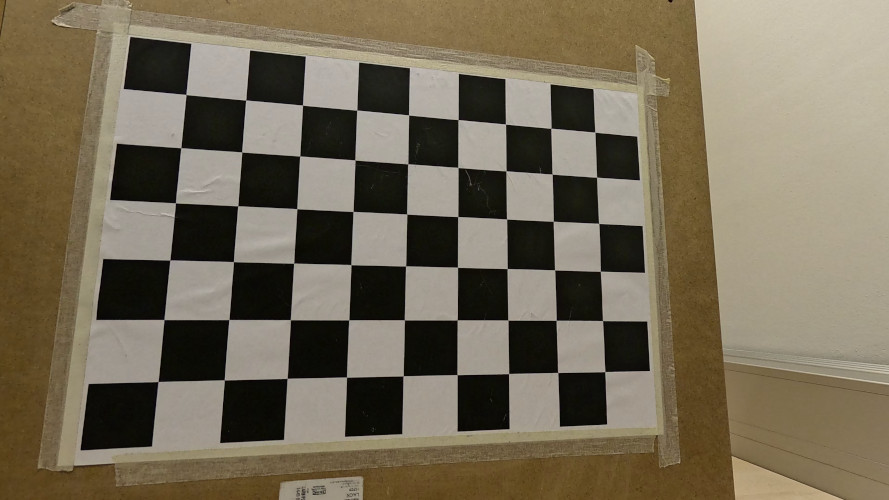
#> input picture A3-Features/image.jpg, 889 x 500 px
$ jupyter execute MV_A3.ipynb   (shell and % lines are left out)
#> lines starting #> are read from the running program, lines starting #| are printed output that depends on the picture
# Machine Vision
## Assignment 3 – Features

## Introduction

In this assignment you will implement the Harris corner detector from scratch. The goal is to understand how local image gradients are used to detect stable interest points. You will compute image gradients using 3x3 Sobel filters, form the second-moment matrix terms using a window function, compute the Harris response map, and finally detect corners using thresholding and non-maximum suppression. Fig. 1 below show the corners detected from a test image along with some intermediate results.

Before you start, it is recommended to study [**Lecture 4**](https://moodle.oulu.fi/mod/page/view.php?id=2209769), especially the section about Harris corners. You may also find the example notebook [**`LocalFeatures.ipynb`**](https://github.com/jtheikkila/mvis/blob/master/jupyter/LocalFeatures.ipynb) useful.

Let us start by reading an input image and converting it to grayscale:

[cell 1]
import cv2
import numpy as np
import matplotlib.pyplot as plt

# Load image
img_bgr = cv2.imread("image.jpg", cv2.IMREAD_COLOR)
#> img_bgr is the input picture: shape (500, 889, 3); mean B, G, R 87.8, 107.9, 118.1
img_rgb = cv2.cvtColor(img_bgr, cv2.COLOR_BGR2RGB)
gray = cv2.cvtColor(img_bgr, cv2.COLOR_BGR2GRAY)
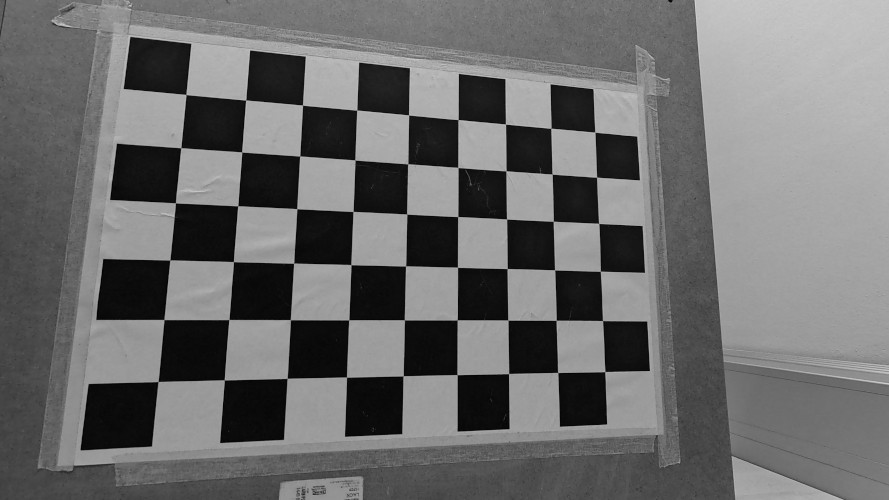
#> gray: shape (500, 889); min 0, max 210, mean 108.7
gray = gray.astype(np.float32) / 255.0

plt.figure(figsize=(6, 4))
plt.imshow(gray, cmap="gray")
plt.title("Grayscale image")
plt.axis("off")
plt.show()

## Task 1 – Image gradients <span style="color: red;">(0.5 points)</span>

In this task you will compute the horizontal and vertical image derivatives. These derivatives are the input for the Harris detector, so it is important that they are computed correctly. Use the following 3x3 Sobel kernels:
$$
\mathbf{S}_x = \frac{1}{K}
\begin{bmatrix}
-1 & 0 & 1\\
-2 & 0 & 2\\
-1 & 0 & 1
\end{bmatrix},
\qquad
\mathbf{S}_y = \frac{1}{K}
\begin{bmatrix}
-1 & -2 & -1\\
0 & 0 & 0\\
1 & 2 & 1
\end{bmatrix}.
\tag{1}
$$

The grayscale image `gray` should be filtered with these kernels using [**`cv2.filter2D`**](https://docs.opencv.org/4.x/d4/d86/group__imgproc__filter.html#ga27c049795ce870216ddfb366086b5a04) to obtain $I_x$ and $I_y$.

### Instructions
- Define the 3×3 Sobel kernels $\mathbf{S}_x$ and $\mathbf{S}_y$ from Eq. (1). Set $K=8$.
- Compute $I_x$ and $I_y$ using [**`cv2.filter2D`**](https://docs.opencv.org/4.x/d4/d86/group__imgproc__filter.html#ga27c049795ce870216ddfb366086b5a04). Set `ddepth=-1` to keep the result as float32.
- The sample notebook [**`Texture.ipynb`**](https://github.com/jtheikkila/mvis/blob/master/jupyter/Texture.ipynb) provides an example of using `cv2.filter2D`.

[cell 2]
def image_gradients(gray):
    # Input: 2D float32 grayscale image (H, W)
    # Output: Ix, Iy (float32), same shape as gray

    # ---------- YOUR CODE STARTS HERE -----------
    Sx=(1/8) * np.array([[-1,0,1],
                 [-2,0,2],
                 [-1,0,1],
                 ],dtype=np.float32)

    Sy=(1/8) * np.array([[-1,-2,-1],
                 [0,0,0],
                 [1,2,1],
                 ],dtype=np.float32)

    Ix = cv2.filter2D(gray, -1, Sx)
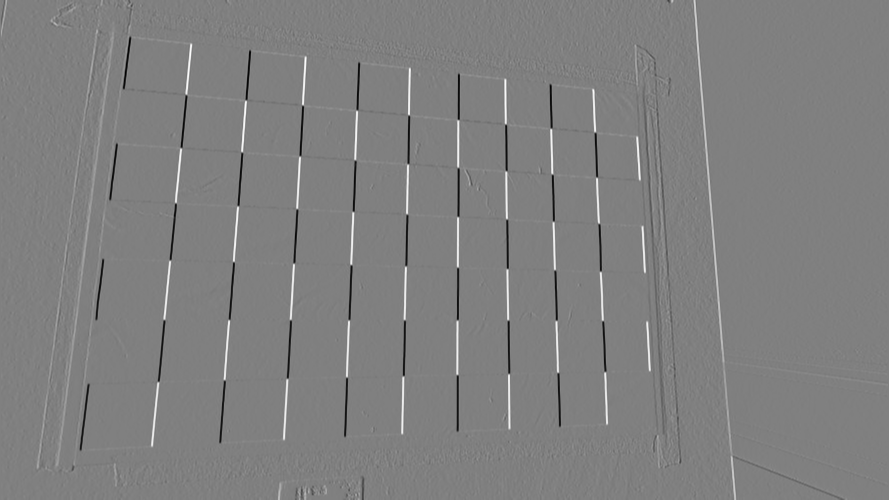
#> Ix: shape (500, 889) float32; min -0.346, max 0.343, mean 0.000362; drawn with min black and max white
    Iy = cv2.filter2D(gray, -1, Sy)
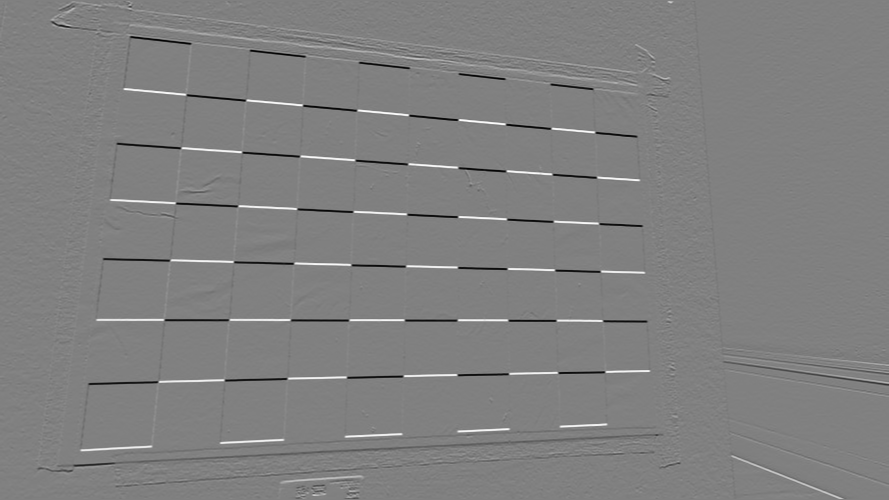
#> Iy: shape (500, 889) float32; min -0.334, max 0.328, mean -0.000324; drawn with min black and max white

    # ----------- YOUR CODE ENDS HERE ------------

    return Ix, Iy

[cell 3]
# LEAVE EMPTY

Run the code below to compute and visualize the image gradients. The result should look the same as in Fig. 1b.

[cell 4]
Ix, Iy = image_gradients(gray)

plt.figure(figsize=(12, 4))

plt.subplot(1, 2, 1)
vmax = np.max(np.abs(Ix))
#> vmax = 0.346
plt.imshow(Ix, cmap="seismic", vmin=-vmax, vmax=vmax)
plt.title("Gradients $I_x$")
plt.axis("off")

plt.subplot(1, 2, 2)
vmax = np.max(np.abs(Iy))
#> vmax = 0.334
plt.imshow(Iy, cmap="seismic", vmin=-vmax, vmax=vmax)
plt.title("Gradients $I_y$")
plt.axis("off")
plt.show()
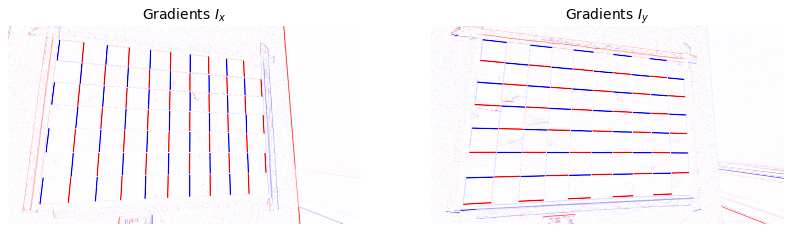
#> figure drawn by matplotlib, 2 panels

## Task 2 – Corner responses <span style="color: red;">(1.0 point)</span>

In this task you will compute the Harris corner responses $R$ defined as:
$$
R = \det(\mathbf{M}) - \alpha \, \big(\mathrm{trace}(\mathbf{M})\big)^2,
\tag{2}
$$
where $\mathbf{M}$ is the second-moment matrix:
$$
M = \sum_{x,y} w(x,y)
\begin{bmatrix}
I_x^2 & I_x I_y\\
I_x I_y & I_y^2
\end{bmatrix} =
\begin{bmatrix}
A & B\\
B & C
\end{bmatrix}
\tag{3}
$$
The window function $\sum w(x,y)$ represents a local sum over a neighborhood around each pixel. In practise, the terms $A$, $B$, and $C$ can be computed by convolving the gradients with a box kernel (or a Gaussian kernel) $\mathbf{K}$:
$$
A = \mathbf{K} \ast I_x^2, \qquad B = \mathbf{K} \ast I_x I_y, \qquad C = \mathbf{K} \ast I_y^2,
\tag{4}
$$
where $\ast$ denotes convolution. OpenCV provides the function [**`cv2.boxFilter`**](https://docs.opencv.org/4.x/d4/d86/group__imgproc__filter.html#gad533230ebf2d42509547d514f7d3fbc3) that implements the box filter. This has the effect of smoothing the gradients that may otherwise be noisy.

After computing the smoothed images $A$, $B$, and $C$, the determinant and trace in Eq.(2) are obtained by:
$$
\det(\mathbf{M}) = AC - B^2, \qquad \mathrm{trace}(\mathbf{M}) = A + C.
\tag{5}
$$

### Instructions
- Given $I_x$ and $I_y$ from Task 1, compute element-wise products $I_x^2$, $I_y^2$, and $I_x I_y$.
- Compute $A$, $B$, and $C$ using [**`cv2.boxFilter`**](https://docs.opencv.org/4.x/d4/d86/group__imgproc__filter.html#gad533230ebf2d42509547d514f7d3fbc3) with `ksize=(2,2)` and `normalize=False`. Set `ddepth=-1` to keep the result as float32.
- Compute the corner responses $R$ using Eq.(2) with `alpha=0.04`.

[cell 5]
def corner_responses(Ix, Iy, alpha=0.04, ksize=(2, 2)):
    # Input: Ix, Iy gradient images (H, W)
    # Output: Harris response R (float32), same shape.

    # ---------- YOUR CODE STARTS HERE -----------
#> called with alpha = 0.04, ksize = (2, 2)
    Ix2 = Ix**2
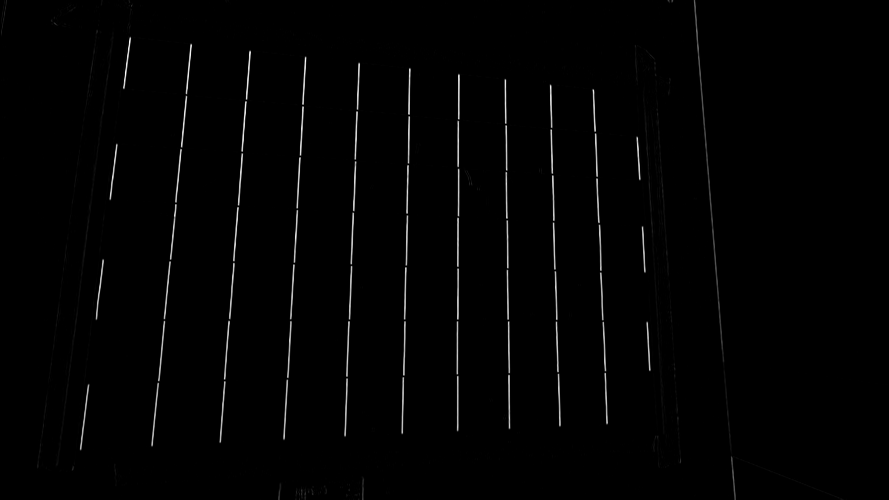
#> Ix2: shape (500, 889) float32; min 0, max 0.119, mean 0.00129; drawn with min black and max white
    Iy2 = Iy**2
    Ixy = Ix*Iy
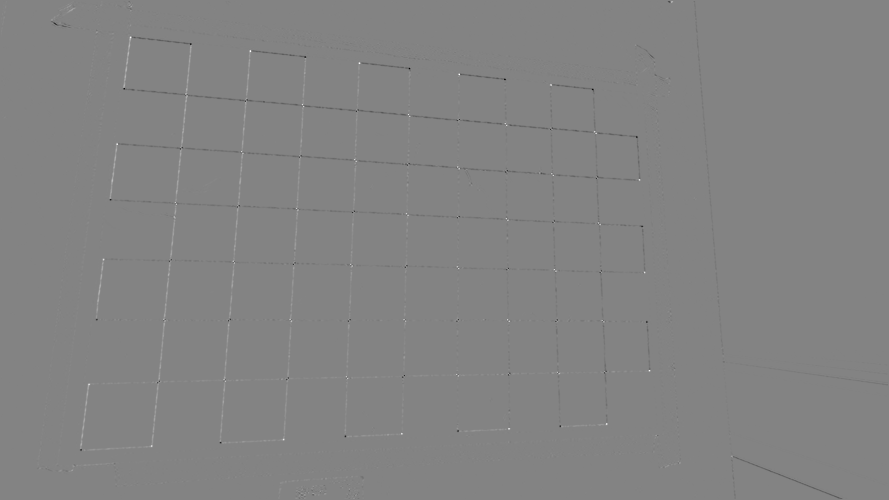
#> Ixy: shape (500, 889) float32; min -0.046, max 0.0433, mean -1.62e-05; drawn with min black and max white

    A = cv2.boxFilter(Ix2, ddepth=-1, ksize=(2,2), normalize=False)
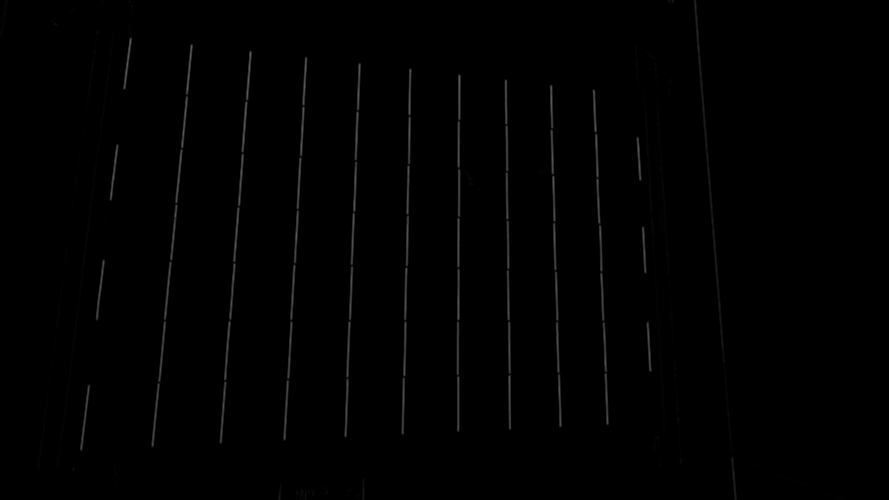
#> A: shape (500, 889) float32; min 0, max 0.379, mean 0.00518
    B = cv2.boxFilter(Ixy, ddepth=-1, ksize=(2,2), normalize=False)
    C = cv2.boxFilter(Iy2, ddepth=-1, ksize=(2,2), normalize=False)

    R=(A*C)-(B**2)-(alpha*(A+C)**2)
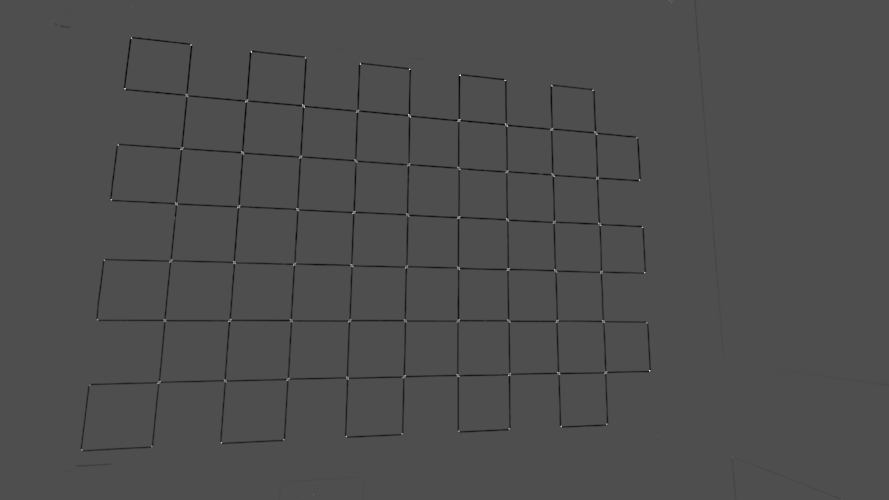
#> R: shape (500, 889) float32; min -0.00577, max 0.0131, mean -7.35e-05; drawn with min black and max white

    # ----------- YOUR CODE ENDS HERE ------------

    return R

[cell 6]
# LEAVE EMPTY

The following code computes and visualizes the corner responses. The response map should correspond Fig. 1c. Large positive values indicate corners (red color), negative values are produced by edges (blue), and values close to zero correspond to flat regions (white).

[cell 7]
R = corner_responses(Ix, Iy, alpha=0.04, ksize=(2,2))

plt.figure(figsize=(12, 4))

plt.subplot(1, 2, 1)
vmax = np.max(np.abs(R))
#> vmax = 0.0131
plt.imshow(R, cmap="seismic", vmin=-vmax, vmax=vmax)
plt.title("Corner responses")
plt.axis("off")

plt.subplot(1, 2, 2)
plt.imshow(R[300:400, 300:450], cmap="seismic", vmin=-vmax, vmax=vmax)
plt.title("Zoomed")
plt.axis("off")
plt.show()
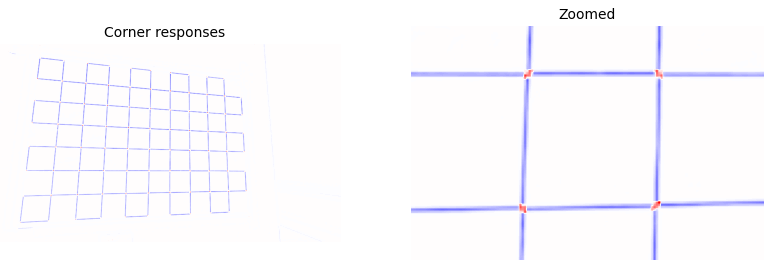
#> figure drawn by matplotlib, 2 panels

## Task 3 – Harris corners <span style="color: red;">(0.5 points)</span>

Next, you will detect corners using non-maximum suppression (NMS) and thresholding. Since neighboring pixels can have high responses, this may lead to multiple corner detections clustered around the same location. NMS addresses this by keeping only local maxima, resulting in a set of well-separated, isolated corners. The NMS implementation is provided, and it is based on the reference notebook.

Regarding thresholding, accept only those points with a response at least 20% of the maximum response (similar to [**`LocalFeatures.ipynb`**](https://github.com/jtheikkila/mvis/blob/master/jupyter/LocalFeatures.ipynb)). The detected corners should be the same as in Fig. 1d.

### Instructions
- Perform non-maximum suppression using the provided function `nms(R)`.
- After thresholding, visualize the corners by drawing them on `img_rgb` or `gray` (see [**`LocalFeatures.ipynb`**](https://github.com/jtheikkila/mvis/blob/master/jupyter/LocalFeatures.ipynb)).
- Keep only points where the response is at least 20% of the maximum response.

[cell 8]
def nms(R):
    R_nms = R.copy()
    R_min = R.min()
#> R_min = -0.00577
    dil = cv2.dilate(R_nms, None, iterations = 3)
    R_nms[R_nms < dil] = R_min
    return R_nms

# ---------- YOUR CODE STARTS HERE -----------
nms=nms(R)

out = cv2.cvtColor(gray, cv2.COLOR_GRAY2RGB)
out[nms>0.2*nms.max()] = [255, 0, 0]
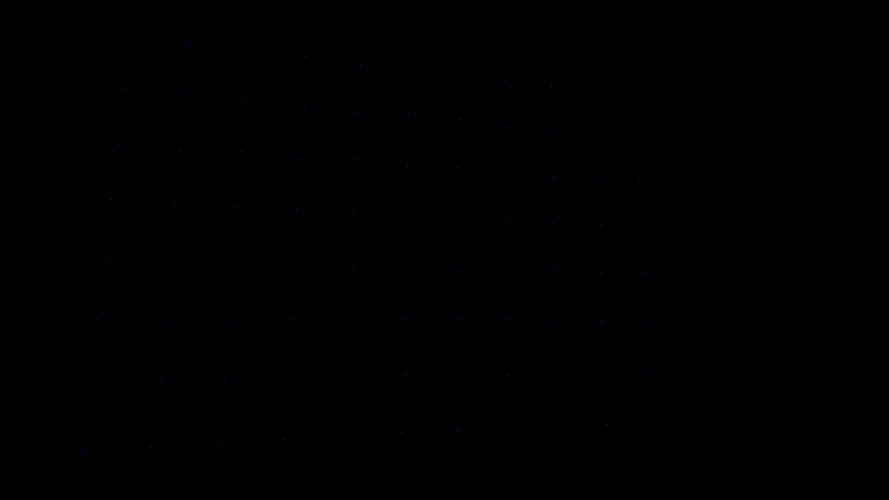
#> out: shape (500, 889, 3) float32; mean B, G, R 0.5, 0.4, 0.4

plt.figure(figsize=(7, 10))
plt.subplot(211)
plt.imshow(out)
plt.axis('off')


# ----------- YOUR CODE ENDS HERE ------------
